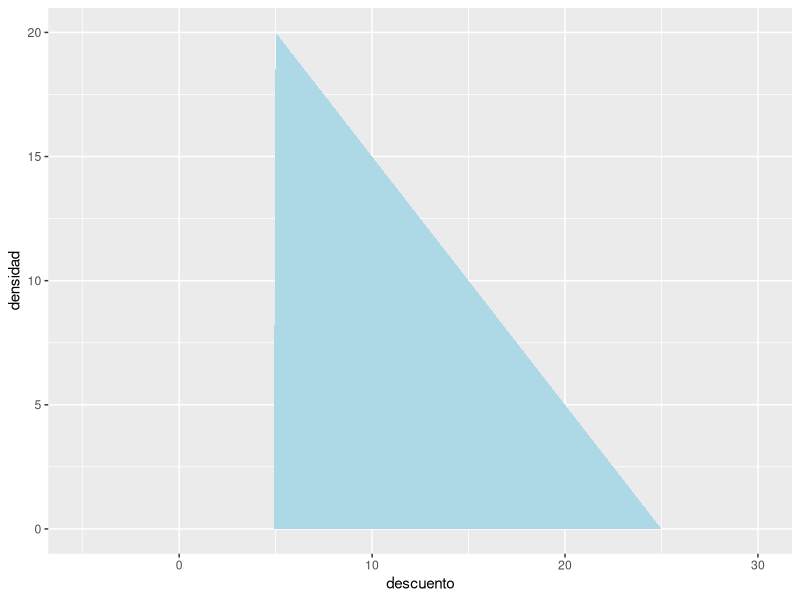
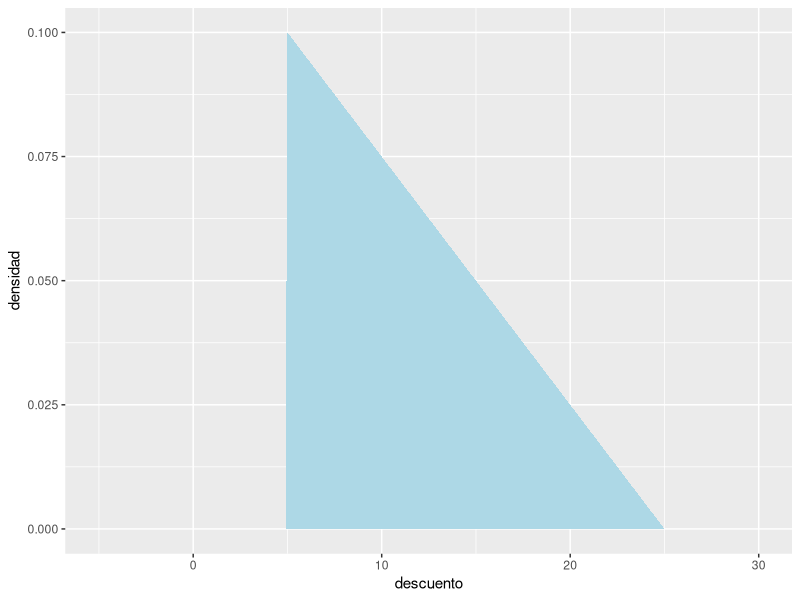
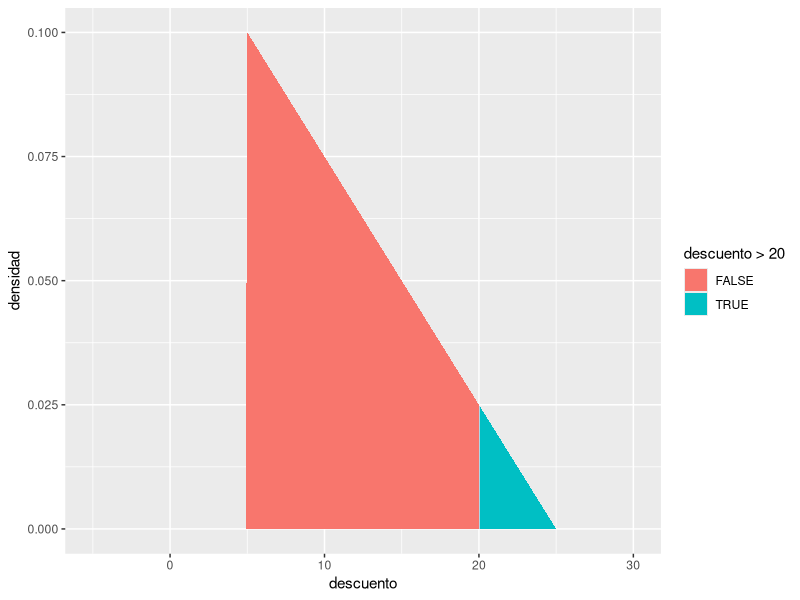
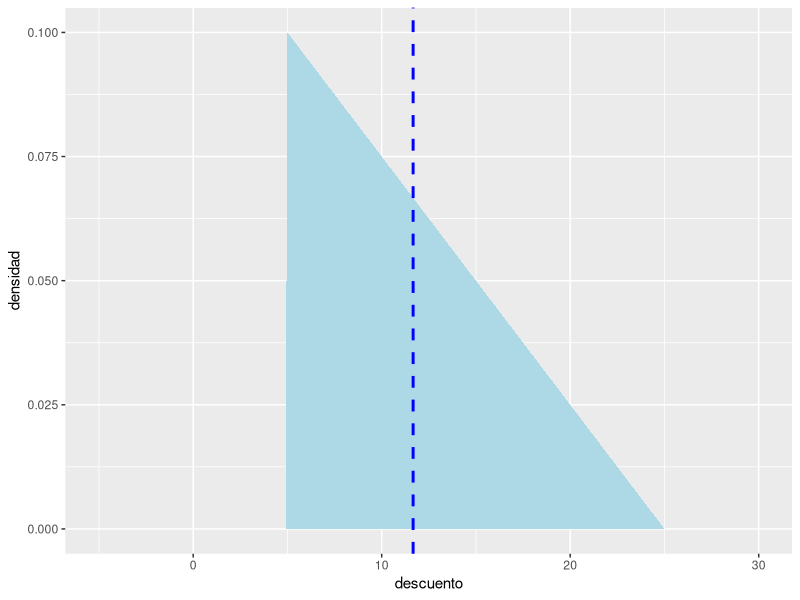
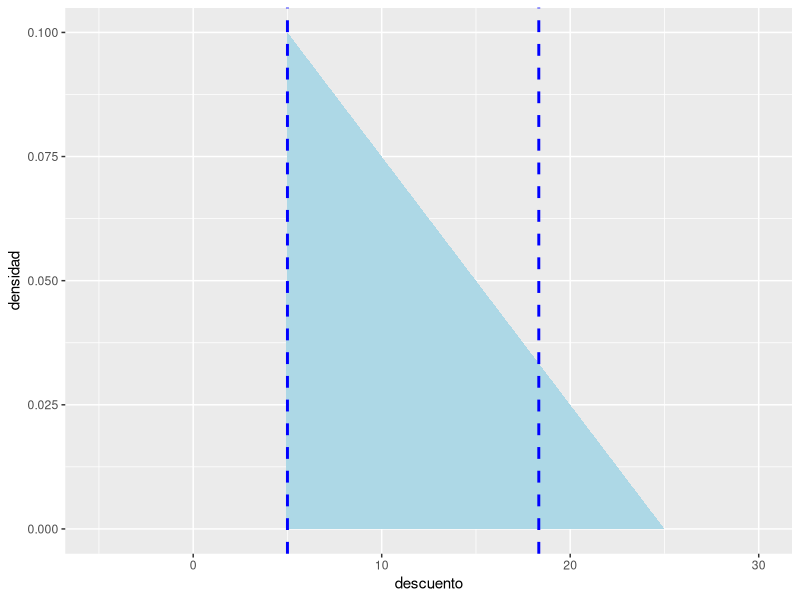
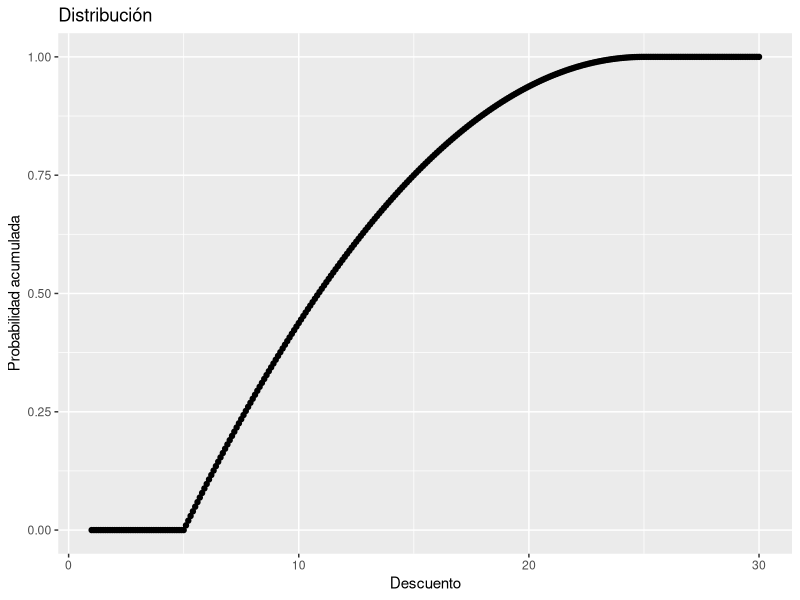
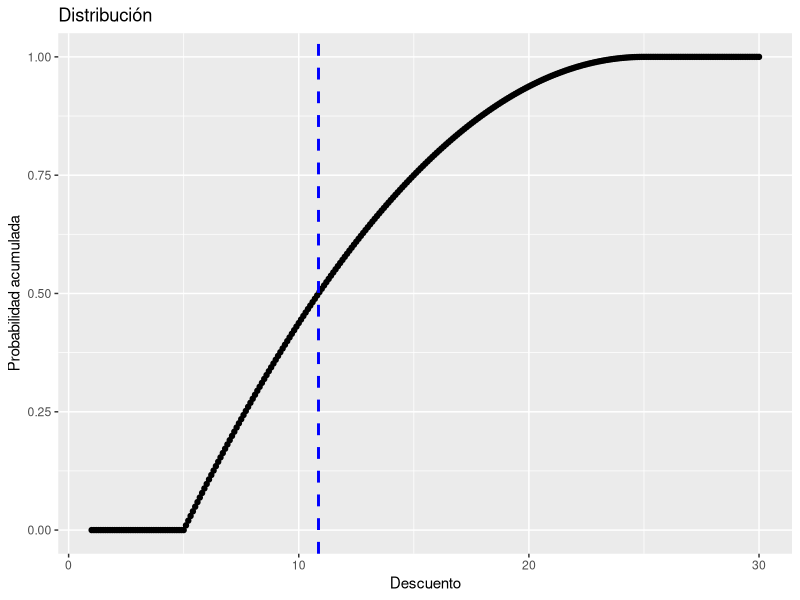

Write R code to recreate these figures, in order.
## ---- chunk 1
library(ggplot2)
knitr::opts_chunk$set(echo = TRUE)
## ---- chunk 2
func <- function(x){
  ifelse(x>=5&x<=25,(25-x),0)
}

integrate(func,-Inf,Inf)

descuento <- seq(-5,30,0.1)
densidad <- func(descuento)
ggplot(data.frame(descuento,densidad),aes(x=descuento,y=densidad)) + geom_area(fill="lightblue")
## ---- chunk 3
func <- function(x){
  k <- 1/200
  ifelse(x>=5&x<=25,(25-x)*k,0)
}
densidad <- func(descuento)
p <- ggplot(data.frame(descuento,densidad),aes(x=descuento,y=densidad)) + geom_area(fill="lightblue")
plot(p)
## ---- chunk 4
integrate(func,-Inf,Inf)
## ---- chunk 5
integrate(func,20,Inf)
## ---- chunk 6
p + geom_area(aes(fill=descuento>20))
## ---- chunk 7
fmedia <- function(x){x*func(x)}
media <- integrate(fmedia,-Inf,Inf)
media
## ---- chunk 8
p + geom_vline(aes(xintercept=media$value), color="blue", linetype="dashed", size=1)
## ---- chunk 9
fesperanza <- function(x){(x^2)*func(x)}
varianza <- integrate(fesperanza,-Inf,Inf)$value - media$value^2
varianza
## ---- chunk 10
inferior <- media$value-sqrt(2)*sqrt(varianza)
superior <- media$value+sqrt(2)*sqrt(varianza)
inferior
superior
## ---- chunk 11
p + geom_vline(aes(xintercept=inferior), color="blue", linetype="dashed", size=1) + geom_vline(aes(xintercept=superior), color="blue", linetype="dashed", size=1)
## ---- chunk 12
descuento[which(densidad==max(func(descuento)))]
## ---- chunk 13
func_d <- function(x){
  ifelse(x>=5,
         ifelse(x<=25,(x/8 - x^2/400)-0.5625,1)
         ,0)
}

x2 <- seq(1,30,0.1)
y2 <- func_d(x2)
q <- qplot(x2,y2) + labs(title="Distribución", x="Descuento", y="Probabilidad acumulada")
q
## ---- chunk 14
func_di <- function(p){
  25-20*sqrt(1-p)
}

func_di(0.5)
## ---- chunk 15
q + geom_vline(aes(xintercept=func_di(0.5)), color="blue", linetype="dashed", size=1)
